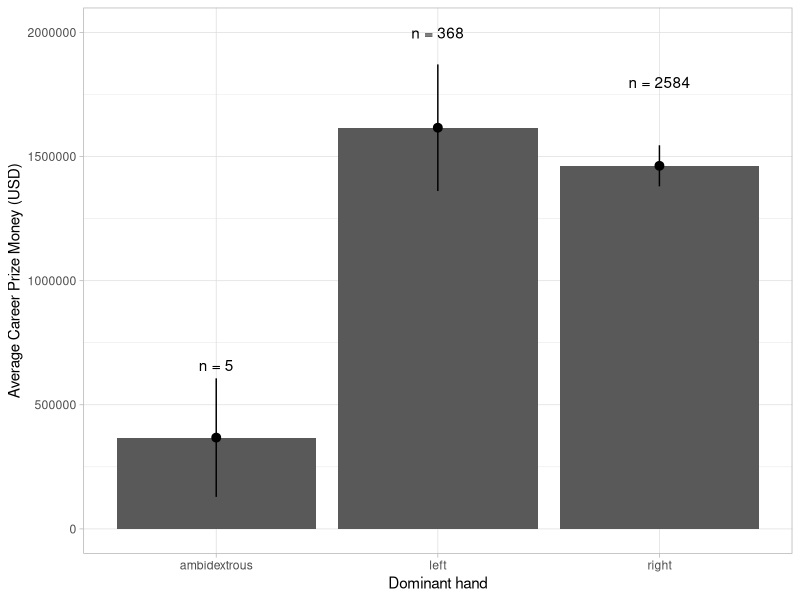

Generate this figure with R:
#dominant hand x money prize 

library(tidyverse)

tennis_players_data <- read_csv("data/huge_csv.csv")

dominant_hand_filtered <- tennis_players_data |> 
  filter(!is.na(dominant_hand)) |> 
  group_by(dominant_hand) |>
  summarise(average_money = mean(prize_money),
            sd_money = sd(prize_money),
            n = n()) |>
  mutate(
    se_money = sd_money / sqrt(n),
    lower_money = average_money - se_money,
    upper_money = average_money + se_money) |>
  print()

ggplot(data = dominant_hand_filtered) +
  aes(x = dominant_hand, y = average_money) +
  theme_light()+
  geom_col()+
  geom_pointrange(aes(ymin = lower_money, ymax = upper_money))+
  annotate("text",                        
           x = 'right', y = 1800000, 
           label = "n = 2584", 
           family = 'sans')+
  annotate("text", 
           x = 'left', y = 2000000, 
           label = "n = 368", 
           family = 'sans') +
  annotate("text", 
           x = 'ambidextrous', y = 660000, 
           label = "n = 5", 
           family = 'sans') + 
  labs(x = 'Dominant hand',                            
       y = 'Average Career Prize Money (USD)') 
  



